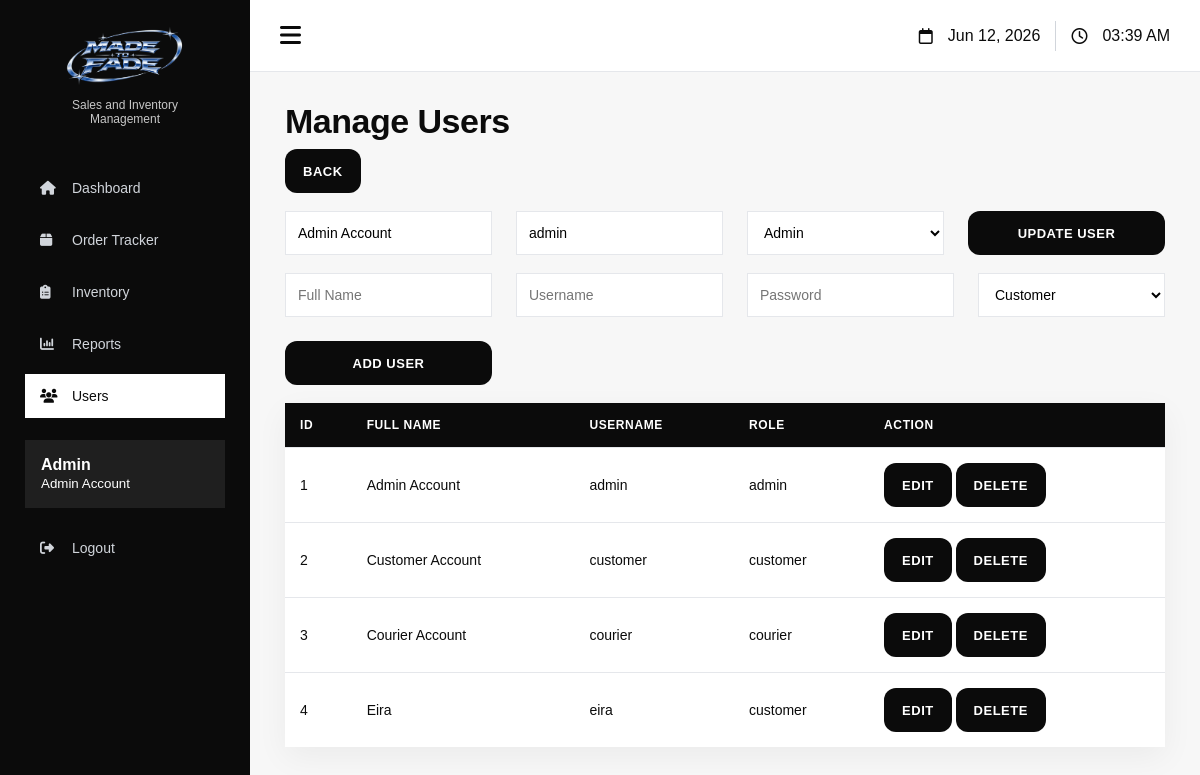
Screenshot of /admin/users.php?edit=1 (signed in) with the database file from the repository.
### tables this page shows
CREATE TABLE `users` (
  `id` int(11) NOT NULL,
  `fullname` varchar(100) DEFAULT NULL,
  `username` varchar(50) DEFAULT NULL,
  `password` varchar(100) DEFAULT NULL,
  `role` varchar(20) DEFAULT NULL
);

### admin/users.php (the view, shortened to what this page needs)
<?php
include "../includes/config.php";
$edit = false;
if(isset($_GET['edit'])){
    $edit = true;
    $id = $_GET['edit'];
    $edit_result = mysqli_query($conn, "SELECT * FROM users WHERE id='$id'");
    $user_edit = mysqli_fetch_assoc($edit_result);
}
$result = mysqli_query($conn, "SELECT * FROM users");
?>
<!DOCTYPE html>
<html>
<head>
    <link rel="stylesheet" href="https://cdnjs.cloudflare.com/ajax/libs/font-awesome/6.5.1/css/all.min.css">
    <link rel="stylesheet" type="text/css" href="../css/style.css">
</head>
<body>
<div class="layout">
<?php include "sidebar.php"; ?>
<div class="main-content">
    <div class="topbar">
        <div class="topbar-left">
            <i class="fa-solid fa-bars" onclick="toggleSidebar()"></i>
        </div>
        <div class="topbar-right">
            <div class="topbar-item">
                <i class="fa-regular fa-calendar"></i>
                <span><?php echo date("M d, Y"); ?></span>
            </div>
            <div class="topbar-item">
                <i class="fa-regular fa-clock"></i>
                <span id="clock"></span>
            </div>
        </div>
    </div>
<h1>Manage Users</h1>
<a href="dashboard.php" class="btn">Back</a>
<br><br>
<?php if($edit){ ?>
<form method="POST" class="product-form">
    <input type="text" name="fullname"
           value="<?php echo $user_edit['fullname']; ?>" required>
    <input type="text" name="username"
           value="<?php echo $user_edit['username']; ?>" required>
    <select name="role">
        <option value="admin" <?php if($user_edit['role']=="admin") echo "selected"; ?>>Admin</option>
    </select>
    <button type="submit" name="update">Update User</button>
</form>
<br>
<?php } ?>
<form method="POST" class="product-form">
    <input type="text" name="fullname" placeholder="Full Name" required>
    <input type="text" name="username" placeholder="Username" required>
    <input type="password" name="password" placeholder="Password" required>
    <select name="role" required>
        <option value="customer">Customer</option>
    </select>
    <button type="submit" name="add">Add User</button>
</form>
<br>
<table>
<tr>
    <th>ID</th>
    <th>Full Name</th>
    <th>Username</th>
    <th>Role</th>
    <th>Action</th>
</tr>
<?php while($row = mysqli_fetch_assoc($result)){ ?>
<tr>
    <td><?php echo $row['id']; ?></td>
    <td><?php echo $row['fullname']; ?></td>
    <td><?php echo $row['username']; ?></td>
    <td><?php echo $row['role']; ?></td>
    <td>
        <a href="users.php?edit=<?php echo $row['id']; ?>" class="btn">Edit</a>
        <a href="users.php?delete=<?php echo $row['id']; ?>"
           class="btn"
           onclick="return confirm('Delete this user?')">
           Delete
        </a>
    </td>
</tr>
<?php } ?>
</table>
</div>
</body>
</html>

### css/style.css (style rules this page uses)
* { box-sizing:border-box; }
:root { --black:#0B0B0B; --dark:#111111; --charcoal:#1F1F1F; --gray:#6B7280; --light-gray:#E5E7EB; --soft:#F7F7F7; --white:#FFFFFF; --accent:#7D93B2; --success-bg:#DCFCE7; --success-text:#15803D; --warning-bg:#FFF7ED; --warning-text:#EA580C; --info-bg:#DBEAFE; --info-text:#2563EB; --purple-bg:#EDE9FE; --purple-text:#7C3AED; --danger-bg:#FEE2E2; --danger-text:#DC2626; }
body { margin:0; font-family:Arial, sans-serif; background:var(--soft); color:var(--black); }
a { text-decoration:none; color:inherit; }
h1,h2,h3,p { margin-top:0; }
h1 { font-size:34px; letter-spacing:-.5px; margin-bottom:8px; }
.btn, button { background:var(--black); color:white; padding:11px 18px; border:none; border-radius:0; cursor:pointer; font-family:Arial, sans-serif; font-size:13px; font-weight:700; letter-spacing:.5px; text-transform:uppercase; display:inline-flex; align-items:center; justify-content:center; text-align:center; min-height:44px; transition:.25s ease; }
input, select { padding:12px; border:1px solid var(--light-gray); border-radius:0; background:white; font-family:Arial, sans-serif; font-size:14px; outline:none; }
.products, .dashboard-cards, .quick-actions, .mini-products, .dashboard-grid, .product-form, .checkout-form, .profile-form { display:grid; gap:24px; }
.product-form { grid-template-columns:repeat(4,1fr); }
.product-form button { width:100%; }
.layout { display:flex; min-height:100vh; }
.main-content { flex:1; padding:35px; overflow-x:auto; }
.topbar { height:72px; background:white; border-bottom:1px solid var(--light-gray); display:flex; justify-content:space-between; align-items:center; padding:0 30px; margin:-35px -35px 30px; }
.topbar-left { font-size:24px; cursor:pointer; color:var(--black); }
.topbar-right, .topbar-item { display:flex; align-items:center; gap:15px; }
table { width:100%; border-collapse:separate; border-spacing:0; background:white; border:none; overflow:hidden; box-shadow:0 10px 30px rgba(0,0,0,.05); }
th, td { padding:15px; text-align:left; border-bottom:1px solid var(--light-gray); font-size:14px; vertical-align:middle; }
th { background:var(--black); color:white; font-size:12px; font-weight:700; text-transform:uppercase; letter-spacing:.6px; }
tr:last-child td { border-bottom:none; }
.btn, button { border-radius:12px; }

### rows the page displays
users: fullname "Admin Account", username "admin", role "Admin", id "1", role "admin"
users: id "2", fullname "Customer Account", username "customer", role "customer"
users: id "3", fullname "Courier Account", username "courier", role "courier"
users: id "4", fullname "Eira", username "eira", role "customer"

### other values shown
$_SESSION['fullname'] "Admin Account"
